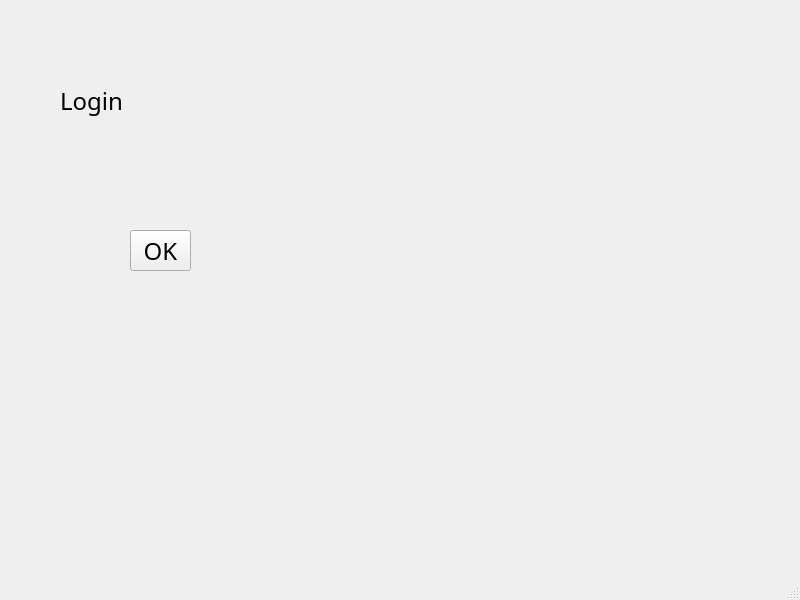
<?xml version="1.0" encoding="UTF-8"?>
<ui version="4.0">
 <class>MainWindow</class>
 <widget class="QMainWindow" name="MainWindow">
  <property name="geometry">
   <rect>
    <x>0</x>
    <y>0</y>
    <width>800</width>
    <height>600</height>
   </rect>
  </property>
  <property name="windowTitle">
   <string>MyApp</string>
  </property>
  <widget class="QWidget" name="centralwidget">
   <widget class="QPushButton" name="btn_ok">
    <property name="geometry">
     <rect>
      <x>130</x>
      <y>230</y>
      <width>61</width>
      <height>41</height>
     </rect>
    </property>
    <property name="font">
     <font>
      <family>OCR A Extended</family>
      <pointsize>18</pointsize>
     </font>
    </property>
    <property name="text">
     <string>OK</string>
    </property>
   </widget>
   <widget class="QLabel" name="label">
    <property name="geometry">
     <rect>
      <x>60</x>
      <y>80</y>
      <width>61</width>
      <height>41</height>
     </rect>
    </property>
    <property name="font">
     <font>
      <family>OCR A Extended</family>
      <pointsize>18</pointsize>
     </font>
    </property>
    <property name="text">
     <string>Login</string>
    </property>
   </widget>
  </widget>
  <widget class="QMenuBar" name="menubar">
   <property name="geometry">
    <rect>
     <x>0</x>
     <y>0</y>
     <width>800</width>
     <height>18</height>
    </rect>
   </property>
  </widget>
  <widget class="QStatusBar" name="statusbar"/>
 </widget>
 <resources/>
 <connections/>
</ui>
